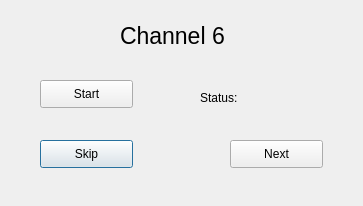
<?xml version="1.0" encoding="UTF-8"?>
<ui version="4.0">
 <class>Noise_6</class>
 <widget class="QDialog" name="Noise_6">
  <property name="geometry">
   <rect>
    <x>0</x>
    <y>0</y>
    <width>363</width>
    <height>206</height>
   </rect>
  </property>
  <property name="windowTitle">
   <string>Dialog</string>
  </property>
  <widget class="QPushButton" name="PBSkip">
   <property name="geometry">
    <rect>
     <x>40</x>
     <y>140</y>
     <width>93</width>
     <height>28</height>
    </rect>
   </property>
   <property name="text">
    <string>Skip</string>
   </property>
  </widget>
  <widget class="QPushButton" name="PBNext">
   <property name="geometry">
    <rect>
     <x>230</x>
     <y>140</y>
     <width>93</width>
     <height>28</height>
    </rect>
   </property>
   <property name="text">
    <string>Next</string>
   </property>
  </widget>
  <widget class="QLabel" name="label_2">
   <property name="geometry">
    <rect>
     <x>120</x>
     <y>20</y>
     <width>131</width>
     <height>31</height>
    </rect>
   </property>
   <property name="font">
    <font>
     <pointsize>17</pointsize>
    </font>
   </property>
   <property name="text">
    <string>Channel 6</string>
   </property>
  </widget>
  <widget class="QPushButton" name="PBStart">
   <property name="geometry">
    <rect>
     <x>40</x>
     <y>80</y>
     <width>93</width>
     <height>28</height>
    </rect>
   </property>
   <property name="text">
    <string>Start</string>
   </property>
  </widget>
  <widget class="QLabel" name="Status_Label">
   <property name="geometry">
    <rect>
     <x>250</x>
     <y>90</y>
     <width>101</width>
     <height>16</height>
    </rect>
   </property>
   <property name="text">
    <string/>
   </property>
  </widget>
  <widget class="QLabel" name="label">
   <property name="geometry">
    <rect>
     <x>200</x>
     <y>90</y>
     <width>51</width>
     <height>16</height>
    </rect>
   </property>
   <property name="text">
    <string>Status: </string>
   </property>
  </widget>
 </widget>
 <resources/>
 <connections/>
</ui>
